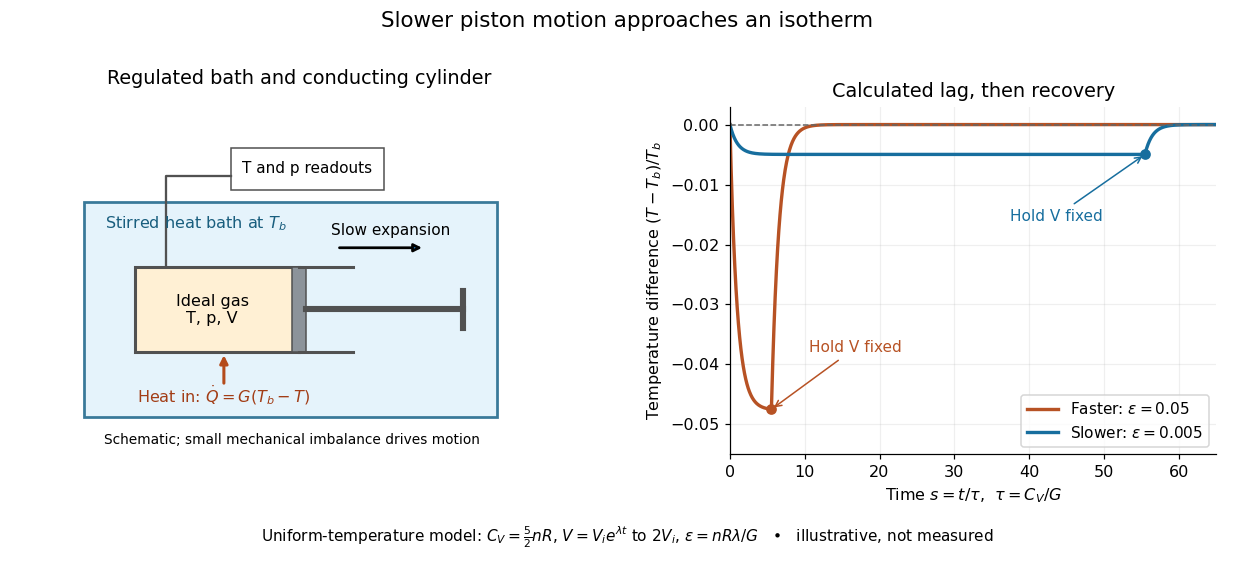

Write the Python code that produced this figure.
"""Illustrative uniform gas model, not experimental data.

Python 3.14, matplotlib 3.10.7, numpy 2.3.5. Generate the matching PNG in CWD.
"""

from pathlib import Path

import matplotlib.pyplot as plt
from matplotlib.patches import Rectangle
import numpy as np


def temperature_ratio(s, epsilon, capacity_ratio=2.5):
    """Exponential expansion to twice the volume, then a fixed-volume hold."""
    finish = np.log(2.0) / (capacity_ratio * epsilon)
    steady = 1.0 / (1.0 + epsilon)
    during = steady + (1.0 - steady) * np.exp(-(1.0 + epsilon) * s)
    at_finish = steady + (1.0 - steady) * np.exp(-(1.0 + epsilon) * finish)
    after = 1.0 + (at_finish - 1.0) * np.exp(-(s - finish))
    return np.where(s <= finish, during, after), finish


def main():
    plt.rcParams.update({"font.size": 10.5, "axes.spines.top": False,
                         "axes.spines.right": False, "figure.facecolor": "white"})
    fig, (apparatus, ax) = plt.subplots(1, 2, figsize=(11.4, 5.1), dpi=110,
                                      gridspec_kw={"width_ratios": [1.1, 1]})
    apparatus.set(xlim=(0, 6.8), ylim=(0, 5.1), aspect="equal")
    apparatus.axis("off")
    apparatus.set_title("Regulated bath and conducting cylinder", pad=15)
    apparatus.add_patch(Rectangle((0.25, 0.55), 6.05, 3.15,
                                  facecolor="#e5f3fb", edgecolor="#397999", lw=1.8))
    apparatus.text(0.55, 3.32, r"Stirred heat bath at $T_b$", color="#195e7e")
    apparatus.add_patch(Rectangle((1.0, 1.5), 2.4, 1.25,
                                  facecolor="#fff0d4", edgecolor="#515151", lw=2))
    apparatus.plot([3.4, 4.2], [1.5, 1.5], color="#515151", lw=2)
    apparatus.plot([3.4, 4.2], [2.75, 2.75], color="#515151", lw=2)
    apparatus.add_patch(Rectangle((3.3, 1.5), 0.2, 1.25,
                                  facecolor="#8c939a", edgecolor="#515151"))
    apparatus.plot([3.5, 5.8], [2.125, 2.125], color="#515151", lw=4)
    apparatus.plot([5.8, 5.8], [1.85, 2.4], color="#515151", lw=4)
    apparatus.text(2.13, 2.12, "Ideal gas\nT, p, V", ha="center", va="center")
    apparatus.annotate("", xy=(5.25, 3.03), xytext=(3.95, 3.03),
                       arrowprops={"arrowstyle": "-|>", "lw": 1.8})
    apparatus.text(4.75, 3.22, "Slow expansion", ha="center", fontsize=10)
    apparatus.annotate("", xy=(2.3, 1.5), xytext=(2.3, 1.0),
                       arrowprops={"arrowstyle": "-|>", "color": "#b44b1b", "lw": 2})
    apparatus.text(2.3, 0.76, r"Heat in: $\dot Q=G(T_b-T)$", ha="center", color="#a23d16")
    apparatus.plot([1.45, 1.45, 2.4], [2.75, 4.08, 4.08], color="#515151", lw=1.5)
    apparatus.add_patch(Rectangle((2.4, 3.88), 2.25, 0.62,
                                  facecolor="white", edgecolor="#515151"))
    apparatus.text(3.525, 4.19, "T and p readouts", ha="center", va="center", fontsize=10)
    apparatus.text(3.3, 0.15, "Schematic; small mechanical imbalance drives motion", ha="center",
                   fontsize=9)
    s = np.linspace(0, 65, 2000)
    for epsilon, color, label in [(0.05, "#b75224", "Faster"), (0.005, "#176e9e", "Slower")]:
        theta, finish = temperature_ratio(s, epsilon)
        ax.plot(s, theta - 1.0, color=color, lw=2.2,
                label=rf"{label}: $\epsilon={epsilon:g}$")
        endpoint, _ = temperature_ratio(np.array([finish]), epsilon)
        ax.scatter([finish], endpoint - 1, color=color, zorder=4)
        ax.annotate("Hold V fixed", xy=(finish, endpoint[0] - 1),
                    xytext=(finish + (5 if epsilon == 0.05 else -18),
                            -0.038 if epsilon == 0.05 else -0.016),
                    arrowprops={"arrowstyle": "->", "color": color},
                    color=color, fontsize=10)
    ax.axhline(0, color="0.4", ls="--", lw=1)
    ax.set(xlim=(0, 65), ylim=(-0.055, 0.003), xlabel=r"Time $s=t/\tau$,  $\tau=C_V/G$",
           ylabel=r"Temperature difference $(T-T_b)/T_b$",
           title="Calculated lag, then recovery")
    ax.legend(loc="lower right", frameon=True, facecolor="white", fontsize=10)
    ax.grid(alpha=0.2)
    fig.suptitle("Slower piston motion approaches an isotherm", fontsize=14)
    fig.text(0.5, 0.035, r"Uniform-temperature model: $C_V=\frac{5}{2}nR$, "
             r"$V=V_i e^{\lambda t}$ to $2V_i$, $\epsilon=nR\lambda/G$" +
             "   •   illustrative, not measured", ha="center", fontsize=10)
    fig.subplots_adjust(left=0.025, right=0.97, bottom=0.19, top=0.81, wspace=0.32)
    fig.savefig(Path.cwd() / (Path(__file__).stem + ".png"), facecolor="white",
                transparent=False)
    plt.close(fig)


if __name__ == "__main__":
    main()
